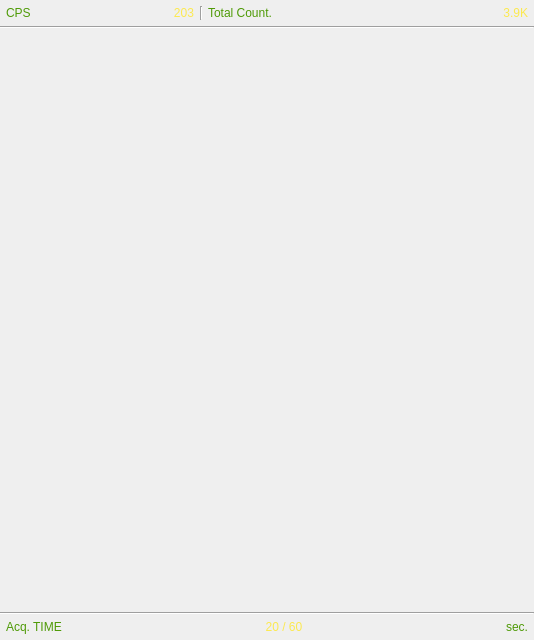
<?xml version="1.0" encoding="UTF-8"?>
<ui version="4.0">
 <class>SpectrumViewerScreen</class>
 <widget class="QWidget" name="SpectrumViewerScreen">
  <property name="geometry">
   <rect>
    <x>0</x>
    <y>0</y>
    <width>534</width>
    <height>640</height>
   </rect>
  </property>
  <property name="windowTitle">
   <string>Form</string>
  </property>
  <layout class="QGridLayout" name="gridLayout_2" columnstretch="3,0,5">
   <property name="leftMargin">
    <number>0</number>
   </property>
   <property name="topMargin">
    <number>6</number>
   </property>
   <property name="rightMargin">
    <number>0</number>
   </property>
   <property name="bottomMargin">
    <number>6</number>
   </property>
   <property name="horizontalSpacing">
    <number>0</number>
   </property>
   <property name="verticalSpacing">
    <number>6</number>
   </property>
   <item row="2" column="0" colspan="3">
    <widget class="SpectrumView" name="chart" native="true">
     <property name="sizePolicy">
      <sizepolicy hsizetype="Preferred" vsizetype="Preferred">
       <horstretch>0</horstretch>
       <verstretch>1</verstretch>
      </sizepolicy>
     </property>
     <property name="font">
      <font>
       <pointsize>4</pointsize>
      </font>
     </property>
    </widget>
   </item>
   <item row="0" column="1">
    <widget class="Line" name="hline1">
     <property name="sizePolicy">
      <sizepolicy hsizetype="Fixed" vsizetype="Preferred">
       <horstretch>0</horstretch>
       <verstretch>0</verstretch>
      </sizepolicy>
     </property>
     <property name="minimumSize">
      <size>
       <width>2</width>
       <height>0</height>
      </size>
     </property>
     <property name="maximumSize">
      <size>
       <width>2</width>
       <height>16777215</height>
      </size>
     </property>
     <property name="orientation">
      <enum>Qt::Vertical</enum>
     </property>
    </widget>
   </item>
   <item row="3" column="0" colspan="3">
    <widget class="Line" name="vline2">
     <property name="sizePolicy">
      <sizepolicy hsizetype="Preferred" vsizetype="Fixed">
       <horstretch>0</horstretch>
       <verstretch>0</verstretch>
      </sizepolicy>
     </property>
     <property name="minimumSize">
      <size>
       <width>0</width>
       <height>2</height>
      </size>
     </property>
     <property name="maximumSize">
      <size>
       <width>16777215</width>
       <height>2</height>
      </size>
     </property>
     <property name="orientation">
      <enum>Qt::Horizontal</enum>
     </property>
    </widget>
   </item>
   <item row="4" column="0" colspan="3">
    <layout class="QHBoxLayout" name="layoutAcq">
     <property name="leftMargin">
      <number>6</number>
     </property>
     <property name="topMargin">
      <number>0</number>
     </property>
     <property name="rightMargin">
      <number>6</number>
     </property>
     <item>
      <widget class="QLabel" name="acqTime">
       <property name="styleSheet">
        <string notr="true">color: rgb(78, 154, 6);</string>
       </property>
       <property name="text">
        <string>Acq. TIME</string>
       </property>
       <property name="wordWrap">
        <bool>false</bool>
       </property>
      </widget>
     </item>
     <item>
      <widget class="QLabel" name="acqCounter">
       <property name="sizePolicy">
        <sizepolicy hsizetype="Expanding" vsizetype="Preferred">
         <horstretch>0</horstretch>
         <verstretch>0</verstretch>
        </sizepolicy>
       </property>
       <property name="styleSheet">
        <string notr="true">color: rgb(252, 233, 79);</string>
       </property>
       <property name="text">
        <string>20 / 60</string>
       </property>
       <property name="alignment">
        <set>Qt::AlignCenter</set>
       </property>
      </widget>
     </item>
     <item>
      <widget class="QLabel" name="acqSec">
       <property name="styleSheet">
        <string notr="true">color: rgb(78, 154, 6);</string>
       </property>
       <property name="text">
        <string>sec.</string>
       </property>
       <property name="alignment">
        <set>Qt::AlignRight|Qt::AlignTrailing|Qt::AlignVCenter</set>
       </property>
      </widget>
     </item>
    </layout>
   </item>
   <item row="0" column="0">
    <layout class="QHBoxLayout" name="layoutCps">
     <property name="leftMargin">
      <number>6</number>
     </property>
     <property name="rightMargin">
      <number>6</number>
     </property>
     <item>
      <widget class="QLabel" name="tvCps">
       <property name="styleSheet">
        <string notr="true">color: rgb(78, 154, 6);</string>
       </property>
       <property name="text">
        <string>CPS</string>
       </property>
      </widget>
     </item>
     <item>
      <widget class="QLabel" name="cps">
       <property name="styleSheet">
        <string notr="true">color: rgb(252, 233, 79);</string>
       </property>
       <property name="text">
        <string>203</string>
       </property>
       <property name="alignment">
        <set>Qt::AlignRight|Qt::AlignTrailing|Qt::AlignVCenter</set>
       </property>
      </widget>
     </item>
    </layout>
   </item>
   <item row="1" column="0" colspan="3">
    <widget class="Line" name="vline1">
     <property name="sizePolicy">
      <sizepolicy hsizetype="Expanding" vsizetype="Fixed">
       <horstretch>0</horstretch>
       <verstretch>0</verstretch>
      </sizepolicy>
     </property>
     <property name="minimumSize">
      <size>
       <width>0</width>
       <height>2</height>
      </size>
     </property>
     <property name="maximumSize">
      <size>
       <width>16777215</width>
       <height>2</height>
      </size>
     </property>
     <property name="orientation">
      <enum>Qt::Horizontal</enum>
     </property>
    </widget>
   </item>
   <item row="0" column="2">
    <layout class="QHBoxLayout" name="layoutCount">
     <property name="leftMargin">
      <number>6</number>
     </property>
     <property name="rightMargin">
      <number>6</number>
     </property>
     <item>
      <widget class="QLabel" name="tvCount">
       <property name="styleSheet">
        <string notr="true">color: rgb(78, 154, 6);</string>
       </property>
       <property name="text">
        <string>Total Count.</string>
       </property>
      </widget>
     </item>
     <item>
      <widget class="QLabel" name="count">
       <property name="styleSheet">
        <string notr="true">color: rgb(252, 233, 79);</string>
       </property>
       <property name="text">
        <string>3.9K</string>
       </property>
       <property name="alignment">
        <set>Qt::AlignRight|Qt::AlignTrailing|Qt::AlignVCenter</set>
       </property>
      </widget>
     </item>
    </layout>
   </item>
  </layout>
 </widget>
 <customwidgets>
  <customwidget>
   <class>SpectrumView</class>
   <extends>QWidget</extends>
   <header>widget/SpectrumView.h</header>
   <container>1</container>
  </customwidget>
 </customwidgets>
 <resources/>
 <connections/>
</ui>
